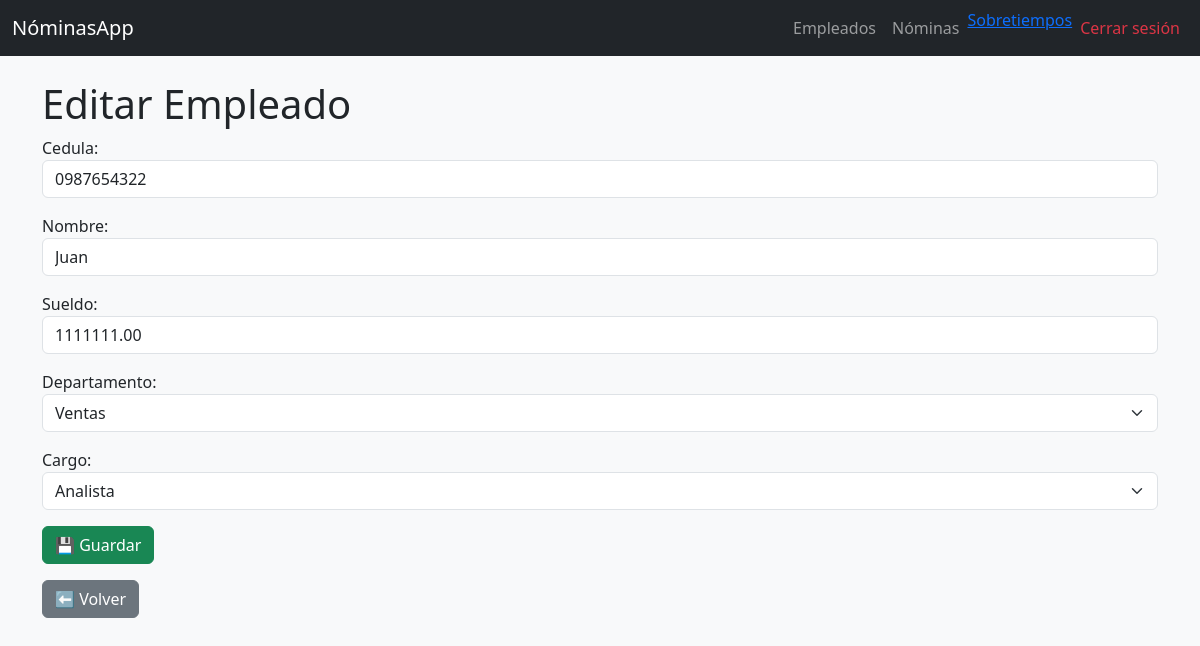
The page /empleados/2/editar/ (signed in) on the database as committed earlier.
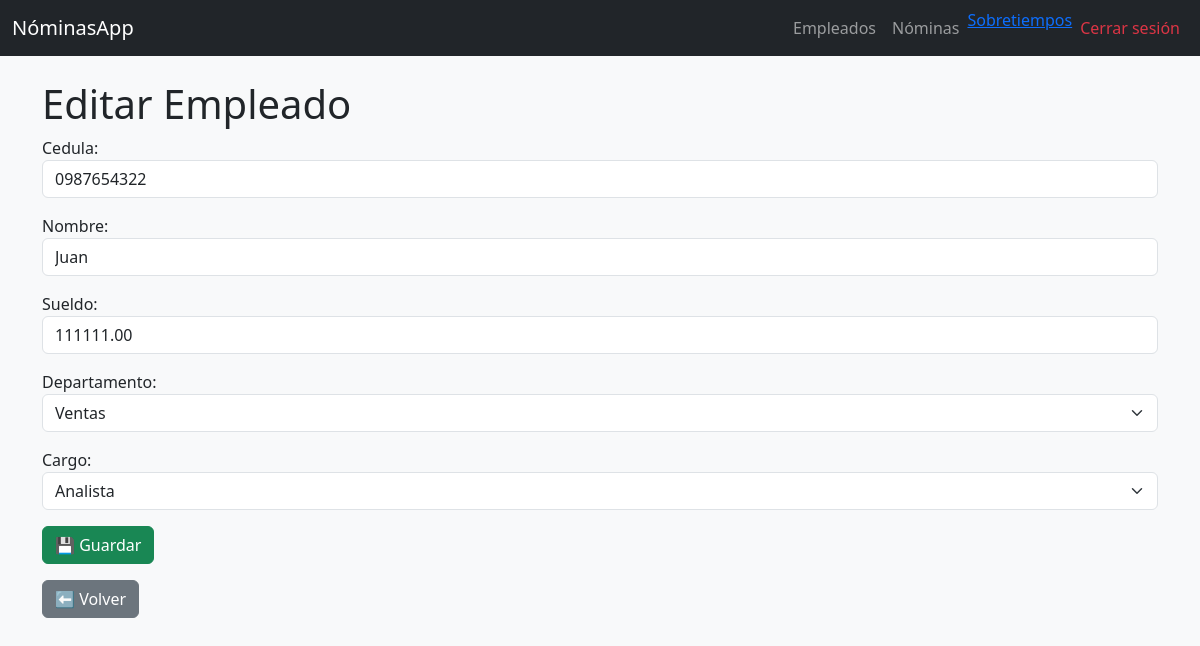
The same page on the database as committed later.
### nomina/models.py (models this page shows, shortened)
class Empleado(models.Model):
    cedula = models.CharField(
        max_length=10,
        unique=True,
        validators=[RegexValidator(r'^\d{10}$', 'La cédula debe tener 10 dígitos')]
    )
    nombre = models.CharField(
        max_length=100,
        validators=[RegexValidator(r'^[A-Za-z\s]+$', 'El nombre solo puede contener letras y espacios')]
    )
    sueldo = models.DecimalField(max_digits=10, decimal_places=2, validators=[MinValueValidator(0.01)])
    departamento = models.CharField(max_length=50, choices=DEPARTAMENTO_CHOICES)
    cargo = models.CharField(max_length=50, choices=CARGO_CHOICES)

### nomina/views.py (the view)
# urls.py: path("empleados/<int:pk>/editar/", views.editar_empleado, name="empleado_update"),
@login_required
def editar_empleado(request, pk):
    empleado = get_object_or_404(Empleado, pk=pk)
    if request.method == "POST":
        form = EmpleadoForm(request.POST, instance=empleado)
        if form.is_valid():
            form.save()
            return redirect("empleado_list")
    else:
        form = EmpleadoForm(instance=empleado)
    return render(request, "empleados/form.html", {"form": form})

### nomina/forms.py
class EmpleadoForm(forms.ModelForm):
    class Meta:
        model = Empleado
        fields = ['cedula', 'nombre', 'sueldo', 'departamento', 'cargo']
        widgets = {
            'departamento': forms.Select(attrs={'class': 'form-select'}),
            'cargo': forms.Select(attrs={'class': 'form-select'}),
            'nombre': forms.TextInput(attrs={'class': 'form-control'}),
            'cedula': forms.TextInput(attrs={'class': 'form-control'}),
            'sueldo': forms.NumberInput(attrs={'class': 'form-control'}),
        }

### nomina/templates/empleados/form.html (shortened to what this page needs)
{% extends 'layouts/base.html' %}
{% block content %}
<h1>{% if form.instance.pk %}Editar Empleado{% else %}Crear Empleado{% endif %}</h1>
<form method="POST">
  {{ form.as_p }}
  <button type="submit" class="btn btn-success">💾 Guardar</button>
</form>
<a href="{% url 'empleado_list' %}" class="btn btn-secondary mt-3">⬅ Volver</a>
{% endblock %}

Rows that differ between the two databases and show on the page:
changed Empleado "Juan": sueldo "1111111.00" → "111111.00"
